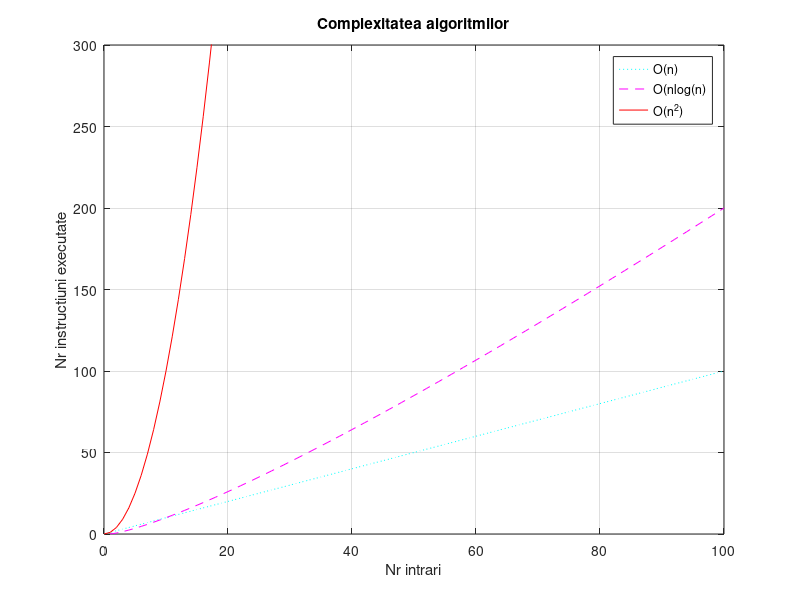

Recreate this plot in MATLAB.
%Grafice intalnite in evaluarea complexitatii unui algoritm
n=[0:100];
f0=n;%O(n)
f1=n.*log10(n);%O(nlog(n))
f2=n.*n;%O(n^2)
plot(n,f0,':c',n,f1,'--m',n,f2,'-r');grid
%c=cyan,m=magenta,r=red
%:=linie punctata,--=linie intrerupta,-=linie solida
axis([0 100 0 300])
xlabel('Nr intrari')
ylabel('Nr instructiuni executate')
title('Complexitatea algoritmilor')
legend('O(n)','O(nlog(n)','O(n^2)')